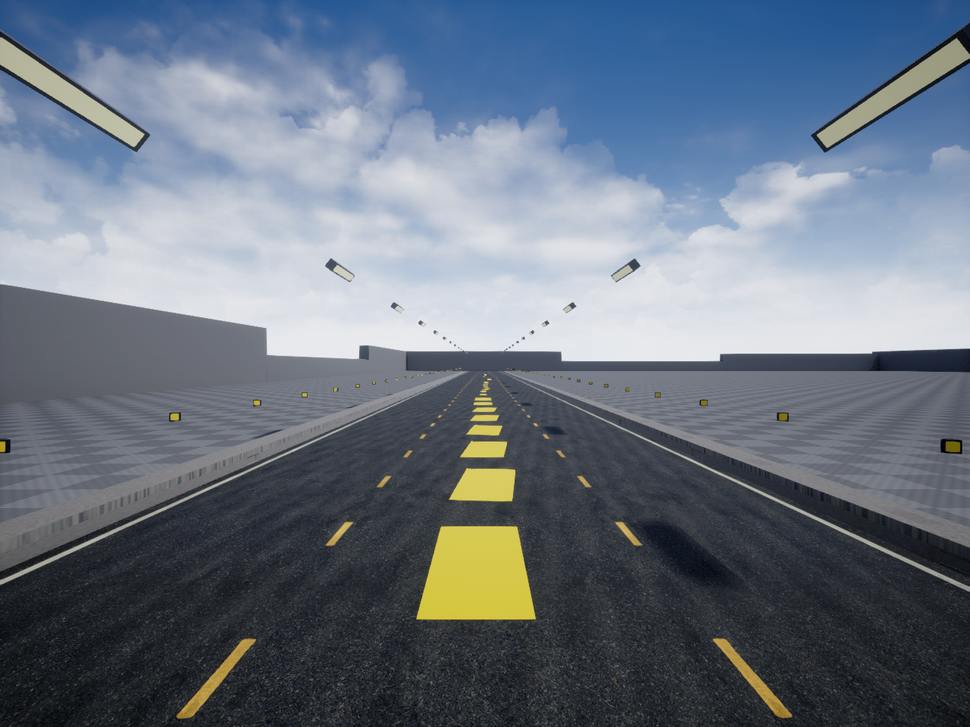
#> input picture imgs/51_0_0.png, 970 x 727 px, shrunk from 1280 x 960 before the run; its folder holds only this picture in this run
$ jupyter execute --allow-errors imgproc_old.ipynb
#> lines starting #> are read from the running program, lines starting #| are printed output that depends on the picture
[cell 1]
import cv2
import numpy as np
import matplotlib.pyplot as plt
import os
import time

[cell 2]
def region_of_interest(img, vertices):
    mask = np.zeros_like(img)
    if len(img.shape) > 2:
        channel_count = img.shape[2]
        match_mask_color = (255,) * channel_count
    else:
        match_mask_color = 255

    cv2.fillPoly(mask, vertices, match_mask_color)

    masked_image = cv2.bitwise_and(img, mask)
    return masked_image

[cell 3]
imgs = []
for img_name in os.listdir("imgs"):
    img = cv2.imread(os.path.join("imgs", img_name))
#> img is the input picture: shape (727, 970, 3); mean B, G, R 129.1, 116, 105.3
    imgs.append(img)


$ run again, on imgs/81_0_0.png
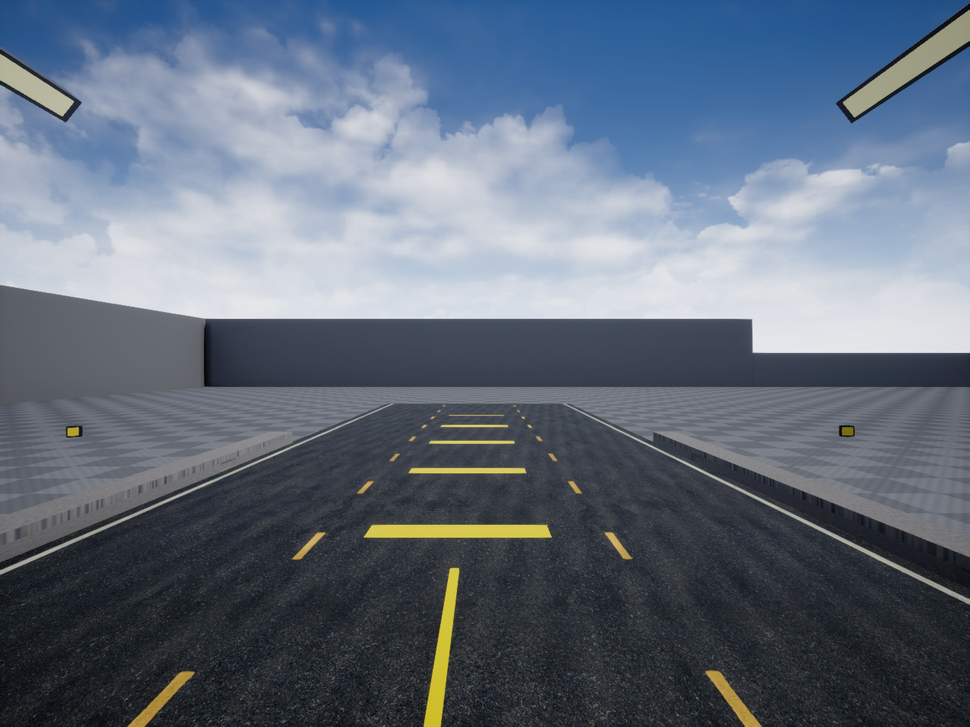
#> input picture imgs/81_0_0.png, 970 x 727 px, shrunk from 1280 x 960 before the run
#> img is the input picture: shape (727, 970, 3); mean B, G, R 124.3, 109.3, 98.2

$ run again, on imgs/angle_-10_speed_5_107.png
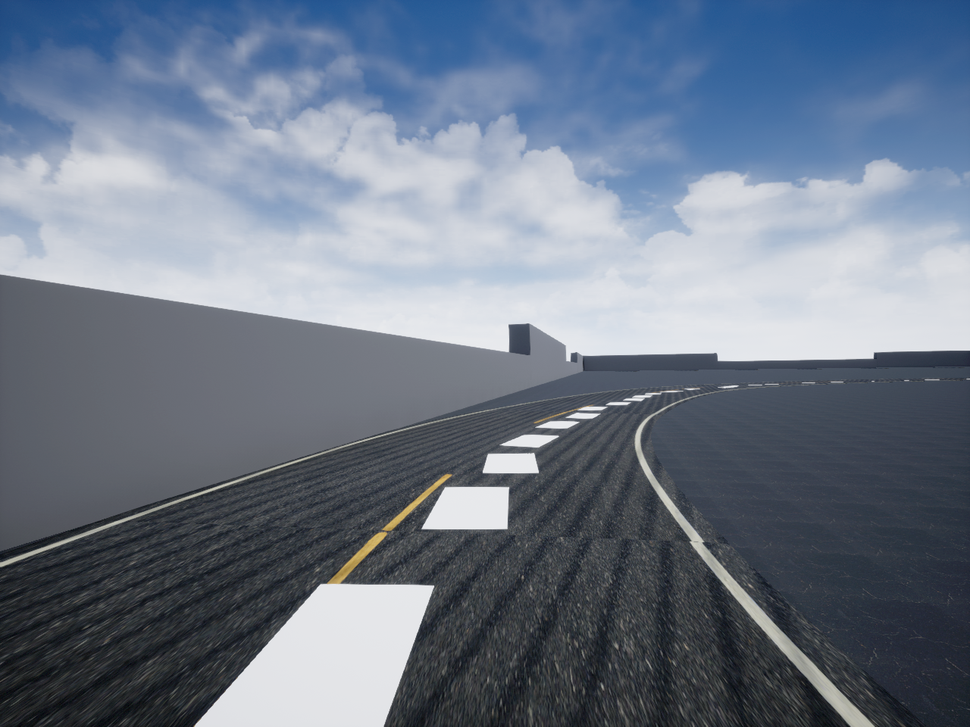
#> input picture imgs/angle_-10_speed_5_107.png, 970 x 727 px, shrunk from 1280 x 960 before the run
#> img is the input picture: shape (727, 970, 3); mean B, G, R 136.4, 120.5, 109.5

$ run again, on imgs/angle_-10_speed_5_110.png
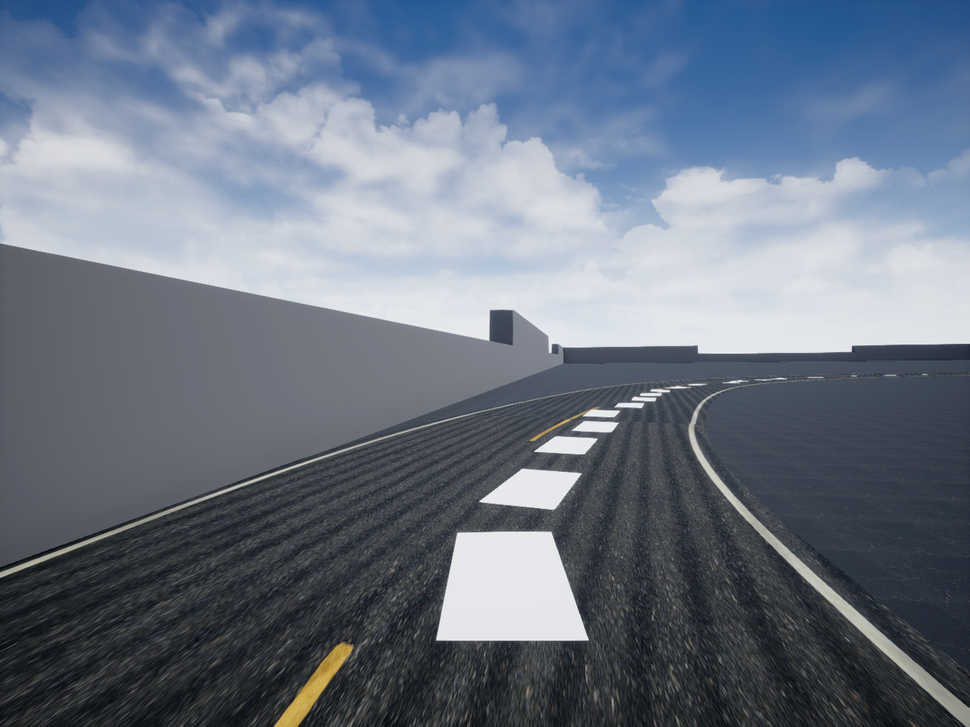
#> input picture imgs/angle_-10_speed_5_110.png, 970 x 727 px, shrunk from 1280 x 960 before the run
#> img is the input picture: shape (727, 970, 3); mean B, G, R 132.1, 117.2, 106.8

$ run again, on imgs/62_0_0.png
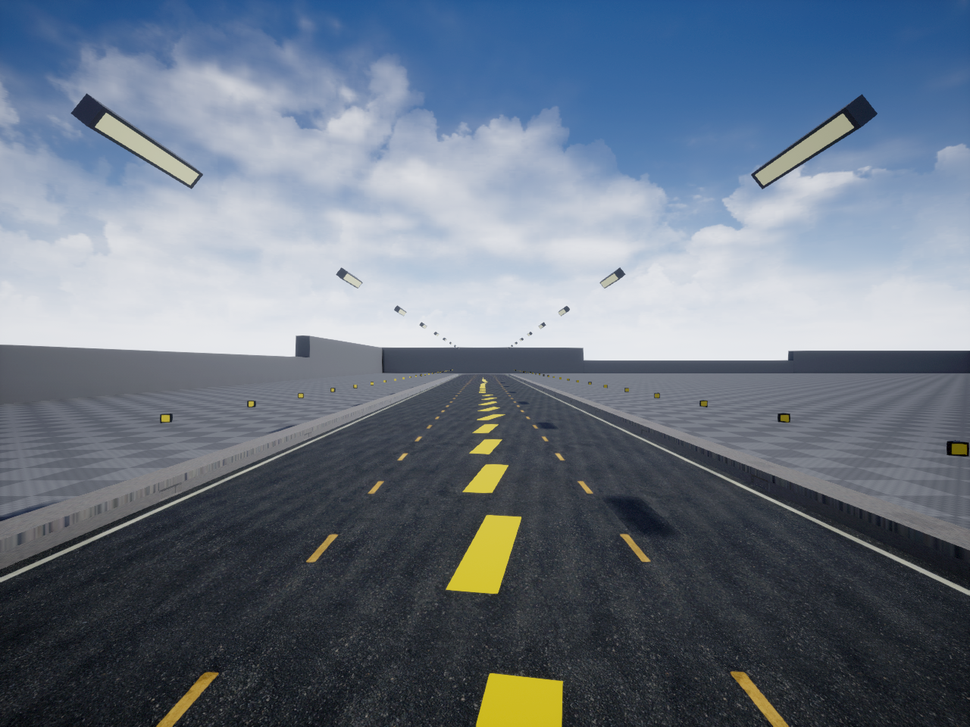
#> input picture imgs/62_0_0.png, 970 x 727 px, shrunk from 1280 x 960 before the run
#> img is the input picture: shape (727, 970, 3); mean B, G, R 130.3, 116.3, 105.3
